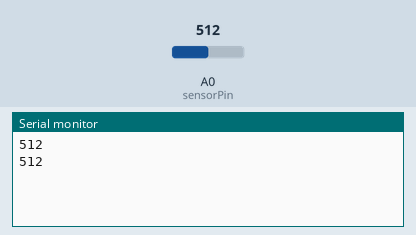
Recording of a sketch running on a simulated Arduino Uno, built with avr-gcc and run on an emulated ATmega328P. Shown: the last lines printed to the serial monitor. The inputs (shaded band) are chosen by the test bench; at power-on: A0 (sensorPin) = 512.

Above: at 1.8 s.
1.9 s: A0 (sensorPin) set to 716
At 2.8 s:
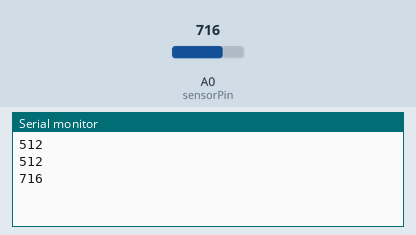
3.4 s: A0 (sensorPin) set to 900
At 4.7 s:
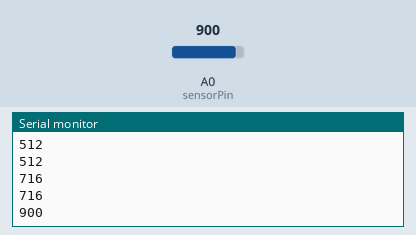
Timing chart, 0 to 6.4 s (numbered marks = the images above; inputs shaded):
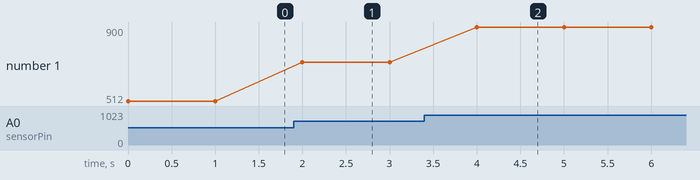

The sketch:

photoresistor_test.ino
```cpp
/**
 * @file photoresistor_test.ino
 * @author Scott Chow
 * @brief Adapted from SparkFun Inventor's Kit
 * Example sketch 06
 * PHOTORESISTOR
 *  Use a photoresistor (light sensor) to control the brightness
 *  of a LED.
 *
 * Hardware connections:
 *  Photo resistor:
 *
 *  Connect one side of the photoresistor to 5 Volts (5V).
 *  Connect the other side of the photoresistor to ANALOG pin 0.
 *  Connect a 10K resistor between ANALOG pin 0 and GND.
 *
 *  This creates a voltage divider, with the photoresistor one
 *  of the two resistors. The output of the voltage divider
 *  (connected to A0) will vary with the light level.
 *
 * This sketch was written by SparkFun Electronics,
 * with lots of help from the Arduino community.
 * This code is completely free for any use.
 * Visit http://learn.sparkfun.com/products/2 for SIK information.
 * Visit http://www.arduino.cc to learn about the Arduino.
 *
 * Version 2.0 6/2012 MDG
 */

const int sensorPin = A0;

// We'll also set up some global variables for the light level:

int lightLevel;
// light levels calibrated based on 10k resistor
int high = 0;  // lower than this the light is off
int low = 550; // greater than this the light is on

// room light off
// room light on 670

void setup()
{
  //   pinMode(sensorPin, INPUT);// Set pResistor - A0 pin as an input (optional)
  Serial.begin(9600);
  //   Serial.println("Test print");
}

void loop()
{
  lightLevel = analogRead(sensorPin);
  Serial.println(lightLevel);
  delay(1000);
}
```

Measured:
- after the input at 1.9 s, the serial monitor: prints a new line after 0.10 s (image 1)
- after the input at 3.4 s, the serial monitor: prints a new line after 0.60 s (image 2)
- plotted number 1: 512 → 716 after the input at 1.9 s, 716 → 900 after the input at 3.4 s
